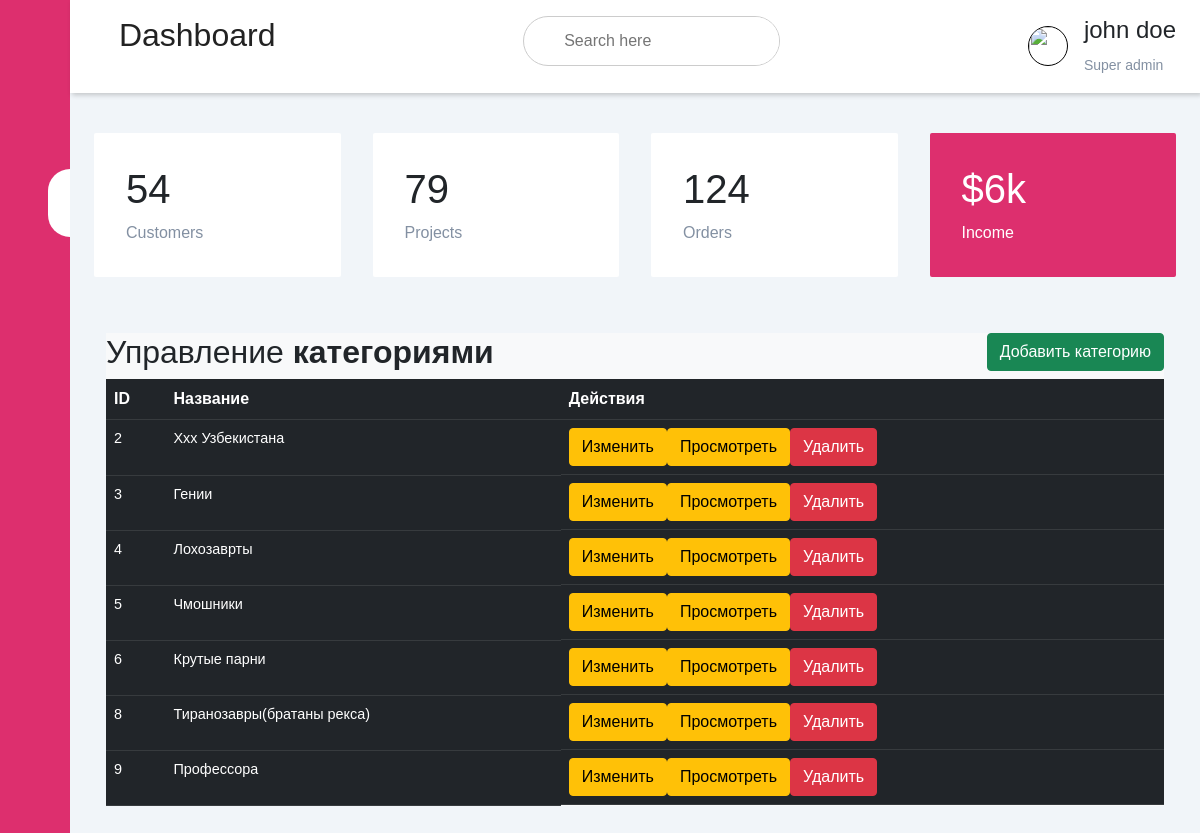
Before: /edit/categories/ with the older database file.
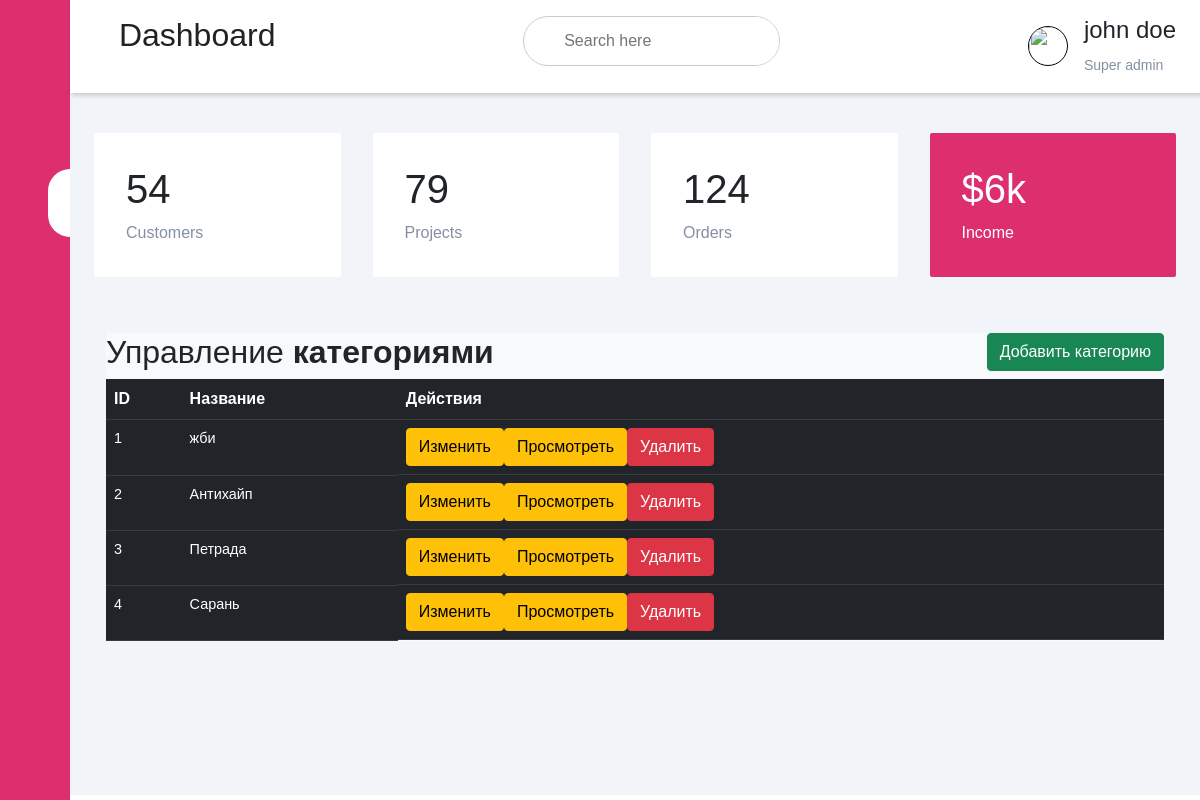
After: the same page with the newer database file.
### app/models.py (models this page shows)
class Category(db.Model):  #
    __tablename__ = 'categories'
    id = Column(Integer(), primary_key=True)
    name = Column(String(250), nullable=False, unique=True)

### app/editor_bp/routes/category_routes.py (the view)
@blueprint.route('/categories/', methods=['GET', 'POST'])
def show_categories():
    categories = Category.query.all()
    return render_template('editor_bp/categories.html', categories=categories)

### app/editor_bp/templates/editor_bp/categories.html (shortened to what this page needs)
{% extends 'base_edit_template.html' %}
{% block head %}
<link rel="stylesheet" href="{{url_for('admin.static', filename = 'css/bootstrap.min.css')}}">
{% endblock %}
{%block sidebar_menu%}
<div class="sidebar">
    <div class="sidebar-brand">
        <h2> <span>Админ панель</span></h2>
    </div>
    <div class="sidebar-menu">
        <ul>
            <li>
                <a href="{{url_for('editor.add_record')}}" ><span class="las la-igloo"></span><span>Записи</span></a>
            </li>
            <li>
                <a href="" class="active"><span class="las la-users"></span><span>Категории</span></a>
            </li>
            <li>
                <a href="{{url_for('editor.menu')}}"><span class="las la-clipboard-list"></span><span>Меню</span></a>
            </li>
            <li>
                <a href=""><span class="las la-shopping-bag"></span><span>Быстрый доступ</span></a>
            </li>
            <li>
                <a href=""><span class="las la-receipt"></span><span>Партнеры</span></a>
            </li>
            <li>
                <a href=""><span class="las la-user-circle"></span><span>Правая панель</span></a>
            </li>
            <li>
                <a href=""><span class="las la-clipboard-list"></span><span>Метрики</span></a>
            </li>
        </ul>
    </div>
</div>
{%endblock%}
{% block header %}
{% include 'header.html' %}
{% endblock %}
{% block content %}
<div class="container">
<div class="row">
        <div class="col md-12">
            <div class="bg-light p3">
                <h2>Управление  <b>категориями</b>
                    <button type="button" class="btn btn-success float-end"
                            data-bs-toggle="modal" data-bs-target="#create_modal">Добавить категорию
                    </button>
                </h2>
                <table class="table table-hover table-dark">
                    <tr>
                        <th>ID</th>
                        <th>Название</th>
                        <th>Действия</th>
                    </tr>
                    {% for row in categories %}
                    <tr>
                        <td>{{ row.id }}</td>
                        <td>{{ row.name }}</td>
                        <td>
                            <a href="edit/update-category/{{row.id}}" class="btn btn-warning btn-xs" data-bs-toggle="modal"
                               data-bs-target="#edit_modal{{ row.id }}">Изменить</a>
                            <a href="{{url_for('editor.category', id=row.id)}}" class="btn btn-warning btn-xs" >Просмотреть</a>
                            <a href="delete-category/{{row.id}}" class="btn btn-danger btn-xs"
                               onclick="return confirm('Вы хотите удалить? ?')">Удалить</a>
                        </td>
                    </tr>
                    {% endfor%}
                </table>
            </div>
        </div>
</div>
</div>
{% endblock %}

### app/templates/base_edit_template.html (shortened to what this page needs)
<!DOCTYPE html>
<html lang="en">
<head>
    <link rel="stylesheet" href="{{url_for('editor.static', filename = 'css/style.css')}}">
    <link rel="stylesheet"
          href="https://maxst.icons8.com/vue-static/landings/line-awesome/line-awesome/1.3.0/css/line-awesome.min.css">
    {% block head %}
    {% endblock %}
</head>
<body>
{%block sidebar_menu%}
{%endblock%}
<div class="main-content">
    {% block header %}
    {% endblock %}
    <main>
        <div class="cards">
            <div class="card-single">
                <div>
                    <h1>54</h1>
                    <span>Customers</span>
                </div>
            </div>
            <div class="card-single">
                <div>
                    <h1>79</h1>
                    <span>Projects</span>
                </div>
            </div>
            <div class="card-single">
                <div>
                    <h1>124</h1>
                    <span>Orders</span>
                </div>
            </div>
            <div class="card-single">
                <div>
                    <h1>$6k</h1>
                    <span>Income</span>
                </div>
            </div>
        </div>
        {% block content %} {% endblock %}
    </main>
</div>
</body>
</html>

### app/templates/header.html (shortened to what this page needs)
<header>
    <h2>
        <div class="header-title">
            <label for="nav-toggle">
                <span class="las la-bars"></span>
            </label>
            Dashboard
    </h2>
    <div class="search-wrapper">
        <input type="search" placeholder="Search here">
    </div>
    <div class="user-wrapper">
        <img src="img/2.jpg" width="40px" height="40px" alt="">
        <div>
            <h4>john doe</h4>
            <small>Super admin</small>
        </div>
    </div>
</header>

### app/editor_bp/static/css/style.css (style rules this page uses)
:root { --main-color: #dd2f6e; --color-dark: #1d2231; --text-grey: #8390a2; }
* { padding: 0; margin: 0; box-sizing: border-box; list-style-type: none; text-decoration: none; font-family: 'Poppins', sans-serif; }
.sidebar { width: 345px; position: fixed; left: 0; top: 0; height: 100%; background: #dd2f6e; z-index: 100; transition: width 300ms; }
.sidebar-brand { height: 90px; padding: 1rem 0rem 1rem 2rem; color: #fff; }
.sidebar-menu { margin-top: 1rem; }
.sidebar-menu li { width: 100%; margin-bottom: 1.7rem; padding-left: 1rem; }
.sidebar-menu a { padding-left: 1rem; display: block; color: #fff; font-size: 1.1rem; }
.sidebar-menu a.active { background: #fff; padding-top:1rem; padding-bottom: 1rem; color: var(--main-color); border-radius: 30px 0px 0px 30px; }
.sidebar-menu a span:first-child { font-size: 1.5rem; padding-right: 1rem; }
.main-content { transition: margin-left 300ms; margin-left: 345px; }
header { background: #fff; display: flex; justify-content: space-between; padding: 1rem 1.5rem; box-shadow: 2px 2px 5px rgba(0,0,0,0.2); position: fixed; left: 345px; width: calc(100% - 345px); top: 0; z-index: 100; transition: left 300ms; }
header h2 { color: #222; }
header label span { font-size: 1.7rem; padding-right: 1rem; }
.search-wrapper { border: 1px solid #ccc; border-radius: 30px; height: 50px; display: flex; align-items: center; overflow-x: hidden; }
.search-wrapper input { height: 100%; padding: .5rem; border: none; outline: none; }
.user-wrapper { display: flex; align-items: center; }
.user-wrapper img { border-radius: 50%; margin-right: 1rem; border: 1px solid black; }
.user-wrapper small { display: inline-block; color: var(--text-grey); }
main { margin-top: 85px; padding: 2rem 1.5rem; background: #f1f5f9; min-height: calc(100vh - 90px); }
.cards { display: grid; grid-template-columns: repeat(4, 1fr); grid-gap: 2rem ; margin-top: 1rem; }
.card-single { display: flex; justify-content: space-between; background: #fff; padding: 2rem; border-radius: 2px; }
.card-single div:first-child span { color: var(--text-grey); }
.card-single:last-child { background: var(--main-color); }
.card-single:last-child h1, .card-single:last-child div:first-child span, .card-single:last-child div:last-child span { color: #fff; }
table { border-collapse: collapse; }
td { padding: .5rem 1rem; font-size: 0.9rem; color: #fff; }
tr td:last-child { display: flex; align-items: center; }
body { font: 14px/21px "Lucida Sans", "Lucida Grande", "Lucida Sans Unicode", sans-serif; }
table tr td { color: #fff; }
@media only screen and (max-width: 1200px) { .sidebar { width: 70px; } }
@media only screen and (max-width: 1200px) { .sidebar .sidebar-brand, .sidebar li { padding-left: 1rem; text-align: center; } }
@media only screen and (max-width: 1200px) { .sidebar li a { padding-left: 0rem; } }
@media only screen and (max-width: 1200px) { .main-content { margin-left: 70px; } }
@media only screen and (max-width: 1200px) { .main-content header { width: calc(100% - 70px); left: 70px; } }

Changed rows visible on the page:
removed Category: id "5", name "Чмошники"
removed Category: id "6", name "Крутые парни"
removed Category: id "8", name "Тиранозавры(братаны рекса)"
removed Category: id "9", name "Профессора"
added Category: id "1", name "жби"
changed Category id 2: name "Xxx Узбекистана" → "Антихайп"
changed Category id 3: name "Гении" → "Петрада"
changed Category id 4: name "Лохозаврты" → "Сарань"
